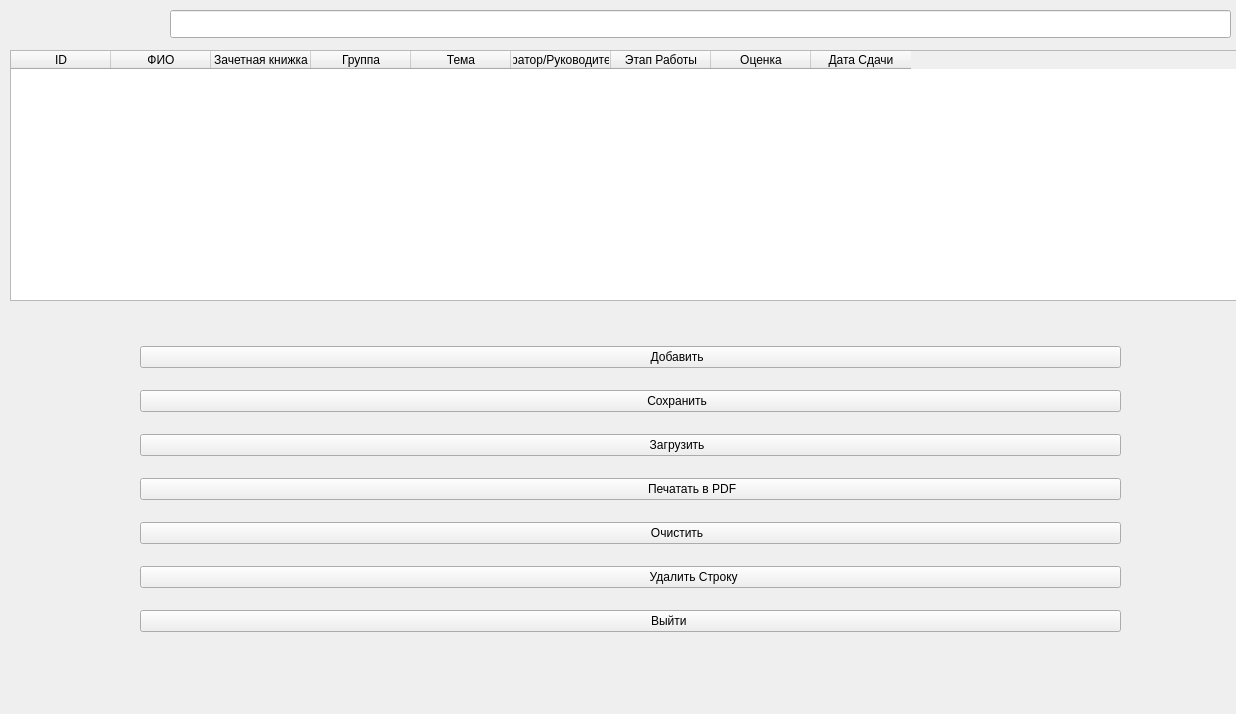
<?xml version="1.0" encoding="UTF-8"?>
<ui version="4.0">
 <class>Coursework</class>
 <widget class="QWidget" name="Coursework">
  <property name="geometry">
   <rect>
    <x>0</x>
    <y>0</y>
    <width>1236</width>
    <height>714</height>
   </rect>
  </property>
  <property name="windowTitle">
   <string>Form</string>
  </property>
  <property name="styleSheet">
   <string notr="true">/* Общий стиль для всего приложения */
QWidget {
    background-color: #1e1e2f;
    color: #e0e0e0;
    font-family: 'Segoe UI', Tahoma, Geneva, Verdana, sans-serif;
    font-size: 14px;
}

/* Группа */
QGroupBox {
    border: 1px solid #3a3f4b;
    border-radius: 8px;
    margin-top: 20px;
    padding: 12px 16px;
    background-color: #2b2b3c;
    color: #e0e0e0;
}

QGroupBox:title {
    subcontrol-origin: margin;
    subcontrol-position: top left;
    padding: 0 6px;
    font-weight: bold;
    font-size: 15px;
    color: #ffffff;
}

/* Метки */
QLabel {
    color: #d6d6d6;
    font-size: 14px;
    font-weight: 500;
    padding: 2px 4px;
}

QLabel#sectionTitle {
    font-size: 18px;
    font-weight: bold;
    color: #87cefa; /* light sky blue */
    padding: 4px 0;
}

/* Кнопки */
QPushButton {
    background-color: #4a90e2;
    color: white;
    border: none;
    border-radius: 6px;
    padding: 10px 24px 10px 40px; /* добавил слева больше, чтобы текст не прилипал к иконке */
    font-size: 15px;
    font-weight: 600;
    qproperty-iconSize: 20px 20px; /* размер иконки */
}

QPushButton:hover {
    background-color: #357ab8;
}

QPushButton:pressed {
    background-color: #2e5c9a;
}

QToolButton &gt; QLabel {
    margin-top: 8px; /* Отступ текста от иконки */
}


/* Поля ввода */
QLineEdit {
    background-color: #2e2e3e;
    color: #ffffff;
    border: 1px solid #4a4a60;
    border-radius: 6px;
    padding: 6px 10px;
    font-size: 14px;
}

QLineEdit:focus {
    border: 1px solid #4a90e2;
    background-color: #3a3a50;
}

/* Таблица */
QTableWidget {
    background-color: #262637;
    alternate-background-color: #2e2e42;
    gridline-color: #3a3f4b;
    border: 1px solid #3a3f4b;
    border-radius: 6px;
    font-size: 14px;
    color: #e0e0e0;
    selection-background-color: #4a90e2;
    selection-color: #ffffff;
}

QHeaderView::section {
    background-color: #333344;
    color: #ffffff;
    padding: 6px;
    border: none;
    font-weight: bold;
    font-size: 14px;
}

QTableCornerButton::section {
    background-color: #333344;
    border: none;
}

/* Скроллбары (для виджетов с прокруткой) */
QScrollBar:vertical {
    background: #1e1e2f;
    width: 12px;
    margin: 0px;
    border-radius: 6px;
}

QScrollBar::handle:vertical {
    background: #4a90e2;
    min-height: 20px;
    border-radius: 6px;
}

QScrollBar::add-line:vertical,
QScrollBar::sub-line:vertical {
    height: 0px;
}

QScrollBar:horizontal {
    background: #1e1e2f;
    height: 12px;
    margin: 0px;
    border-radius: 6px;
}

QScrollBar::handle:horizontal {
    background: #4a90e2;
    min-width: 20px;
    border-radius: 6px;
}

QScrollBar::add-line:horizontal,
QScrollBar::sub-line:horizontal {
    width: 0px;
}

</string>
  </property>
  <widget class="QTableWidget" name="tableWidget">
   <property name="geometry">
    <rect>
     <x>10</x>
     <y>50</y>
     <width>1241</width>
     <height>251</height>
    </rect>
   </property>
   <column>
    <property name="text">
     <string>ID</string>
    </property>
    <property name="font">
     <font>
      <stylestrategy>PreferDefault</stylestrategy>
      <kerning>false</kerning>
      <fontweight>Black</fontweight>
     </font>
    </property>
   </column>
   <column>
    <property name="text">
     <string>ФИО</string>
    </property>
   </column>
   <column>
    <property name="text">
     <string>Зачетная книжка</string>
    </property>
   </column>
   <column>
    <property name="text">
     <string>Группа</string>
    </property>
   </column>
   <column>
    <property name="text">
     <string>Тема</string>
    </property>
   </column>
   <column>
    <property name="text">
     <string>Куратор/Руководитель</string>
    </property>
   </column>
   <column>
    <property name="text">
     <string>Этап Работы</string>
    </property>
   </column>
   <column>
    <property name="text">
     <string>Оценка</string>
    </property>
   </column>
   <column>
    <property name="text">
     <string>Дата Сдачи</string>
    </property>
   </column>
  </widget>
  <widget class="QWidget" name="verticalLayoutWidget">
   <property name="geometry">
    <rect>
     <x>140</x>
     <y>330</y>
     <width>981</width>
     <height>324</height>
    </rect>
   </property>
   <layout class="QVBoxLayout" name="verticalLayout">
    <item>
     <widget class="QPushButton" name="btnAdd">
      <property name="styleSheet">
       <string notr="true">image: url(:/icons/plus.png);</string>
      </property>
      <property name="text">
       <string>                            Добавить</string>
      </property>
     </widget>
    </item>
    <item>
     <widget class="QPushButton" name="btnSave">
      <property name="styleSheet">
       <string notr="true">image: url(:/icons/Save.png);</string>
      </property>
      <property name="text">
       <string>                            Сохранить</string>
      </property>
     </widget>
    </item>
    <item>
     <widget class="QPushButton" name="btnUpload">
      <property name="styleSheet">
       <string notr="true">image: url(:/icons/Upload.png);</string>
      </property>
      <property name="text">
       <string>                            Загрузить</string>
      </property>
     </widget>
    </item>
    <item>
     <widget class="QPushButton" name="btnPrinter">
      <property name="styleSheet">
       <string notr="true">image: url(:/icons/Printer.png);</string>
      </property>
      <property name="text">
       <string>                                     Печатать в PDF</string>
      </property>
     </widget>
    </item>
    <item>
     <widget class="QPushButton" name="btnClear">
      <property name="styleSheet">
       <string notr="true">image: url(:/icons/Clear.png);</string>
      </property>
      <property name="text">
       <string>                            Очистить</string>
      </property>
     </widget>
    </item>
    <item>
     <widget class="QPushButton" name="bntDelete">
      <property name="styleSheet">
       <string notr="true">image: url(:/icons/Delete.png);</string>
      </property>
      <property name="text">
       <string>                                      Удалить Строку</string>
      </property>
     </widget>
    </item>
    <item>
     <widget class="QPushButton" name="btnBack">
      <property name="styleSheet">
       <string notr="true">image:url(:/icons/quit.png)</string>
      </property>
      <property name="text">
       <string>                       Выйти</string>
      </property>
     </widget>
    </item>
   </layout>
  </widget>
  <widget class="QLineEdit" name="lineEditFind">
   <property name="geometry">
    <rect>
     <x>170</x>
     <y>10</y>
     <width>1061</width>
     <height>28</height>
    </rect>
   </property>
  </widget>
 </widget>
 <resources/>
 <connections/>
</ui>
